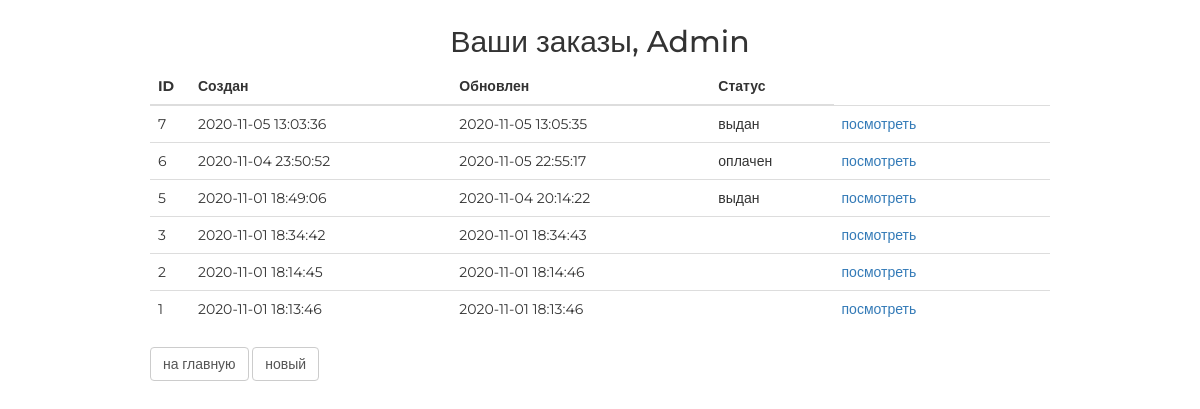
The app's page /order/ (signed in), older data.
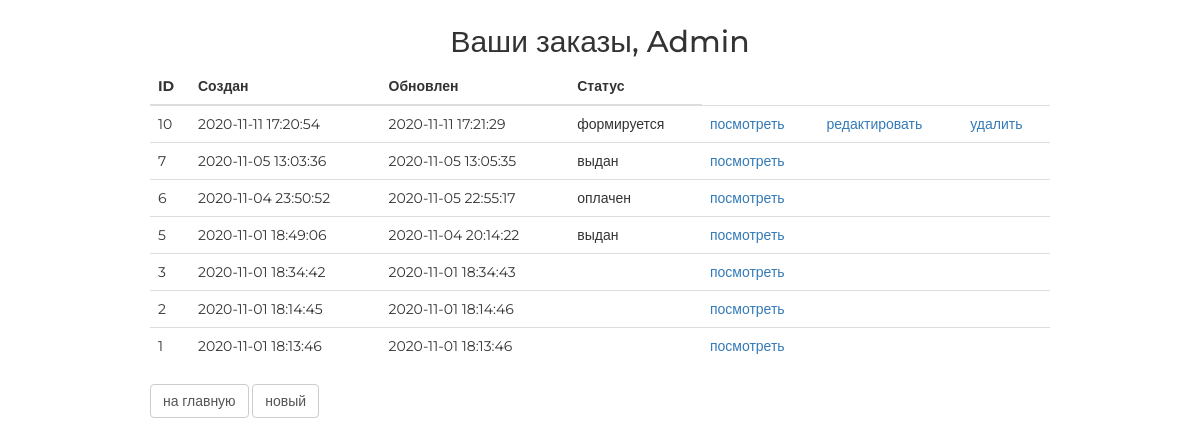
The same page, newer data.
### orderapp/models.py (models this page shows, shortened)
class Order(models.Model):
    FORMING = 'FM'
    SENT_TO_PROCESSING = 'STP'
    PROCESSED = 'PRD'
    PAID = 'PD'
    READY = 'RDY'
    DONE = 'DN'
    CANCELLED = 'CNC'
    ORDER_STATUSES = (
        (FORMING, 'формируется'),
        (SENT_TO_PROCESSING, 'отправлен в обработку'),
        (PROCESSED, 'обработан'),
        (PAID, 'оплачен'),
        (READY, 'готов к выдаче'),
        (DONE, 'выдан'),
        (CANCELLED, 'отменен'),
    )
    user = models.ForeignKey(settings.AUTH_USER_MODEL, on_delete=models.CASCADE, verbose_name='пользователь')
    created = models.DateTimeField(auto_now_add=True, verbose_name='дата создания')
    updated = models.DateTimeField(auto_now=True, verbose_name='дата изменения')
    status = models.CharField(max_length=3, choices=ORDER_STATUSES, default=FORMING, verbose_name='статус заказа')
    is_active = models.BooleanField(default=True, verbose_name='активен')
    class Meta:
        ordering = ('-created',)
        verbose_name = 'заказ'
        verbose_name_plural = 'заказы'

### orderapp/views.py (the view)
# urls.py: path('', orderapp.OrderList.as_view(), name='orders_list'),
class OrderList(ListView):
    model = Order
    def get_queryset(self):
        return Order.objects.filter(user=self.request.user)
    def get_context_data(self, **kwargs):
        context = super().get_context_data(**kwargs)
        context['title'] = 'заказы'
        return context

### mainapp/context_processors.py (called while the page is built)
def basket(request):
    basket_items = []
    if request.user.is_authenticated:
        basket_items = Basket.objects.filter(user=request.user)
    return {
        'basket': basket_items
    }

### orderapp/templates/orderapp/order_list.html
{% extends 'orderapp/base.html' %}
{% load static %}
{% block content %}
    <div class="h2 text-center head">
        Ваши заказы,
        {% if user.first_name %}
            {{ user.first_name|title }}
        {% else %}
            Пользователь
        {% endif %}
    </div>
    <table class="table orders_list">
        <thead>
        <tr>
            <th>ID</th>
            <th>Создан</th>
            <th>Обновлен</th>
            <th>Статус</th>
        </tr>
        </thead>
        <tbody>
        {% for item in object_list %}
            {% if item.is_active %}
                <tr>
                    <td class="td1 orders_list">{{ item.pk }}</td>
                    <td>{{ item.created|date:"Y-m-d H:i:s" }}</td>
                    <td>{{ item.updated|date:"Y-m-d H:i:s" }}</td>
                    <td>{{ item.get_status_display }}</td>
                    <td>
                        <a href="{% url 'orderapp:order_read' item.pk %}">
                            посмотреть
                        </a>
                    </td>
                    <td>
                        {% if item.status == 'FM' %}
                            <a href="{% url 'orderapp:order_update' item.pk %}">
                                редактировать
                            </a>
                        {% endif %}
                    </td>
                    <td>
                        {% if item.status == 'FM' %}
                            <a href="{% url 'orderapp:order_delete' item.pk %}">
                                удалить
                            </a>
                        {% endif %}
                    </td>
                </tr>
            {% endif %}
        {% endfor %}
        </tbody>
    </table>
    <button class="btn btn-default btn-round">
        <a href="{% url 'main' %}">
            на главную
        </a>
    </button>
    <button class="btn btn-default btn-round">
        <a href="{% url 'orderapp:order_create' %}">
            новый
        </a>
    </button>
{% endblock %}

Row changes from the older to the newer data that the page shows:
added Order: pk "10", created "2020-11-11 17:20:54", updated "2020-11-11 17:21:29", status "формируется", shows "редактировать", shows "удалить"
